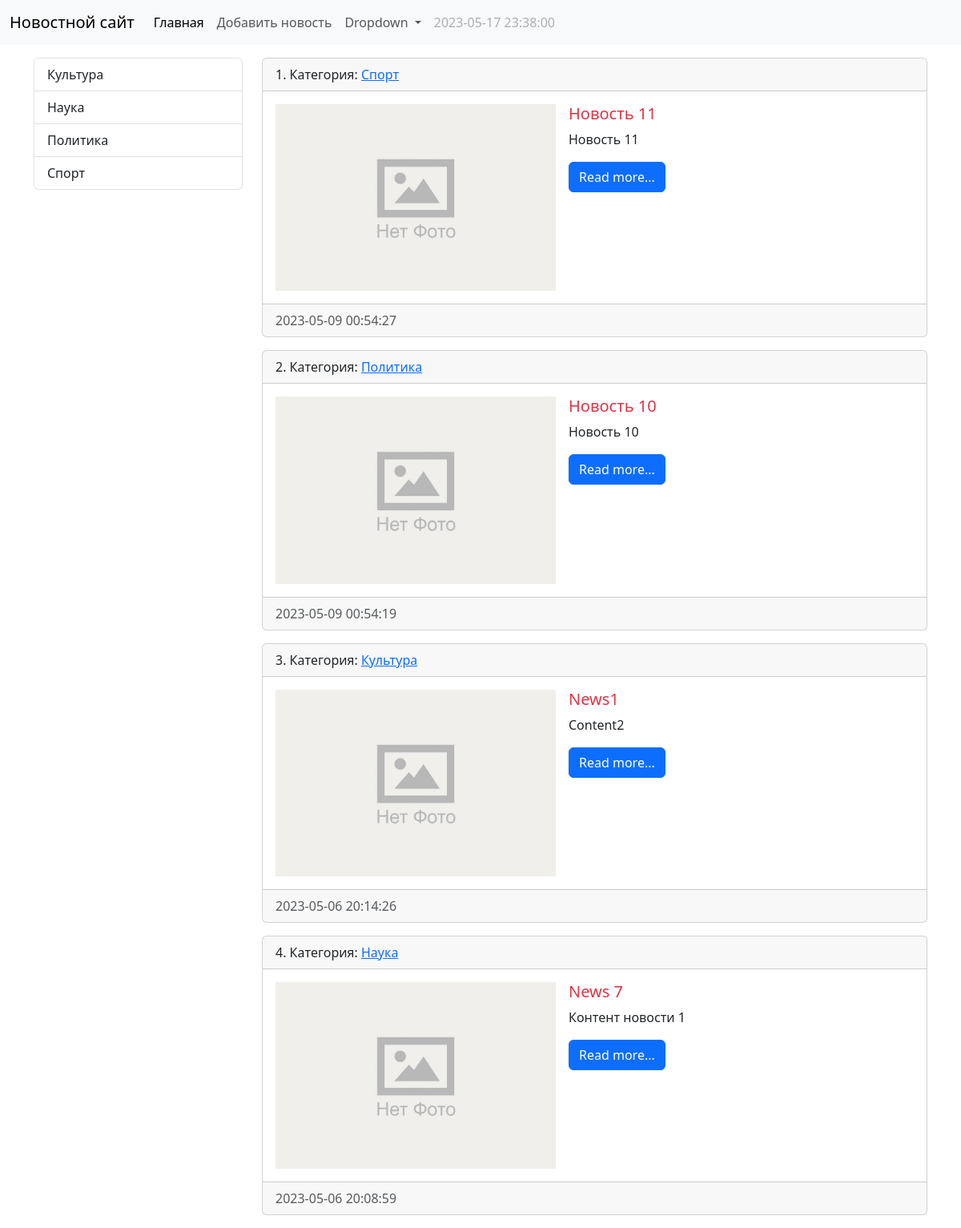
The app's page /, older data.
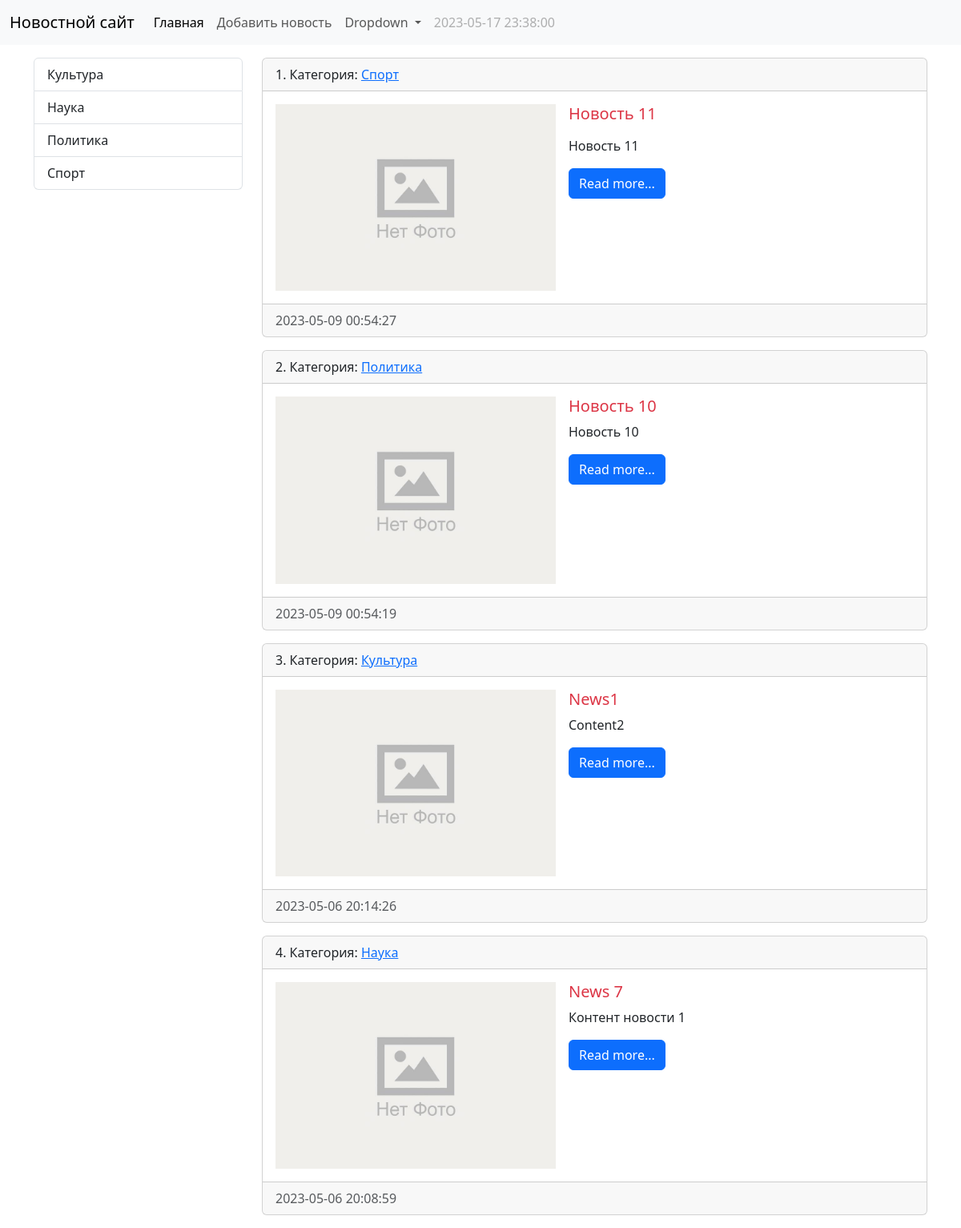
The same page, newer data.
### news/views.py (the view)
# urls.py: path('', HomeNews.as_view(), name='home'),
class HomeNews(ListView):
    model = News
    template_name = 'news/home_news_list.html'
    context_object_name = 'news'
    def get_context_data(self, **kwargs: Any) -> Dict[str, Any]:
        context = super().get_context_data(**kwargs)
        context['title'] = 'Главная страница'
        return context
    def get_queryset(self) -> QuerySet[Any]:
        return super().get_queryset().filter(id_published=True)

### news/models.py (called while the page is built)
    def get_absolute_url(self):
        return reverse('view_news', kwargs={'news_id': self.pk})

    def get_absolute_url(self):
        return reverse('category', kwargs={'category_id': self.pk})

    def __str__(self):
        return self.title

### news/templatetags/news_tags.py (called while the page is built)
@register.simple_tag(name='get_list_categories')
def get_categories():
    return Category.objects.all()

### news/templates/news/home_news_list.html (shortened to what this page needs)
{% extends 'base.html' %}
{% block sidebar %}
{% include 'inc/_sidebar.html' %}
{% endblock %}
{% block content %}
{% for item in news %}
{% include 'inc/_card.html' %}
{% empty %}
<h2>Новостей нет</h2>
{% endfor %}
{% endblock %}

Row changes from the older to the newer data that the page shows:
changed News "Новость 11": content "Новость 11" → "<div>Новость 11</div>" (drawn)
